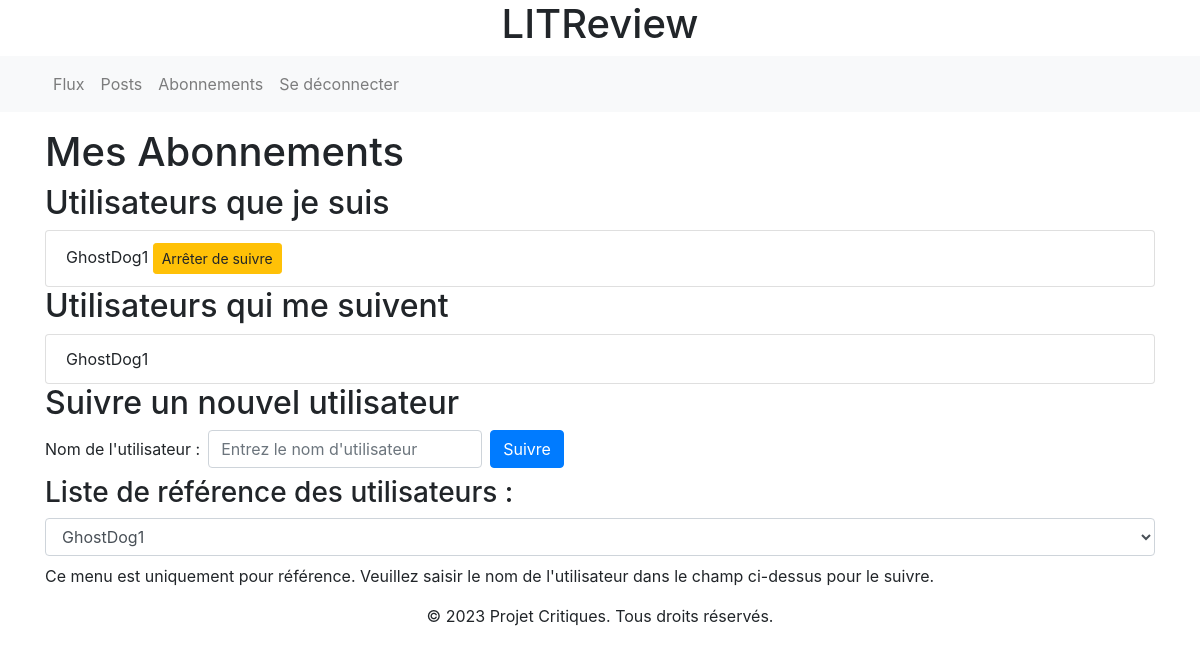
Screenshot of /critiques/follows/ (signed in) with the database file from the repository.
### critiques/models.py (models this page shows)
class UserFollows(models.Model):
    user = models.ForeignKey(
        settings.AUTH_USER_MODEL,
        on_delete=models.CASCADE,
        related_name='following'
    )
    followed_user = models.ForeignKey(
        settings.AUTH_USER_MODEL,
        on_delete=models.CASCADE,
        related_name='followed_by'
    )
    class Meta:
        unique_together = ('user', 'followed_user', )

### critiques/views.py (the view, shortened to what this page needs)
# urls.py: path('follows/', views.user_follows, name='follows'),
def user_follows(request):
    followed_users = UserFollows.objects.filter(user=request.user)
    followers = UserFollows.objects.filter(followed_user=request.user)
    all_users = User.objects.all().exclude(id=request.user.id)
    context = {
        'followed_users': followed_users,
        'followers': followers,
        'all_users': all_users
    }
    return render(request, 'user_follows.html', context)

### templates/user_follows.html (shortened to what this page needs)
{% extends "base.html" %}
{% block content %}
<h1>Mes Abonnements</h1>
<h2>Utilisateurs que je suis</h2>
<ul class="list-group">
{% for user_follow in followed_users %}
    <li class="list-group-item">
        {{ user_follow.followed_user.username }}
        <a href="{% url 'unfollow_user' user_follow.followed_user.id %}" class="btn btn-sm btn-warning">Arrêter de suivre</a>
    </li>
{% endfor %}
</ul>
<h2>Utilisateurs qui me suivent</h2>
<ul class="list-group">
{% for user_follow in followers %}
    <li class="list-group-item">{{ user_follow.user.username }}</li>
{% endfor %}
</ul>
<h2>Suivre un nouvel utilisateur</h2>
<form method="post" class="form-inline my-2">
    <div class="form-group">
        <label for="username_input" class="mr-2">Nom de l'utilisateur :</label>
        <input type="text" id="username_input" name="username_to_follow" class="form-control mr-2" placeholder="Entrez le nom d'utilisateur">
    </div>
    <button type="submit" class="btn btn-primary">Suivre</button>
</form>
<h3>Liste de référence des utilisateurs :</h3>
<select id="all_users" class="form-control">
{% for user in all_users %}
    <option value="{{ user.username }}">{{ user.username }}</option>
{% endfor %}
</select>
<p class="mt-2">Ce menu est uniquement pour référence. Veuillez saisir le nom de l'utilisateur dans le champ ci-dessus pour le suivre.</p>
{% endblock %}

### rows the page displays
UserFollows: followed_user.username "GhostDog1"
UserFollows: user.username "GhostDog1"

### other values shown
form field value "GhostDog1"
